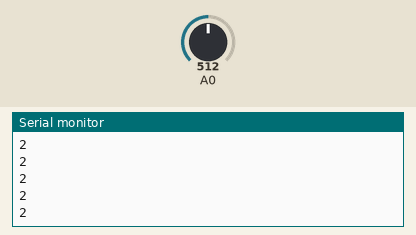
This sketch was run on a simulated Arduino Uno, built with avr-gcc and run on an emulated ATmega328P. Parts: the last lines printed to the serial monitor. The test bench sets the inputs (shaded band); at power-on: A0 = 512.

Above: at 1.2 s.
1.3 s: A0 set to 716
At 1.68 s:
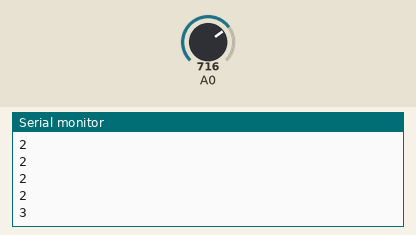
2.8 s: A0 set to 900
At 2.93 s:
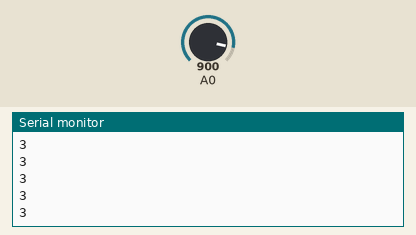
Timing chart, 0 to 5.8 s (numbered marks = the images above; inputs shaded):
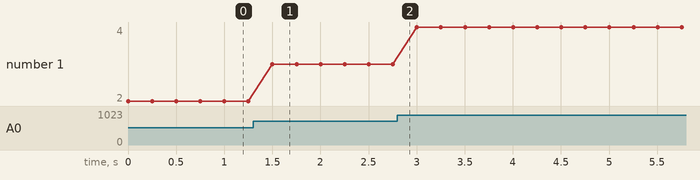

The sketch:

INPUT.ino
```cpp
int il;
int j;
void setup() {
 Serial.begin(9600);
pinMode(A0,INPUT);
}

void loop() {
  il = analogRead(A0);
  j = (5./1023.*il);
  Serial.println(j);
delay(250);
}
```

Measured:
- after the input at 1.3 s, the serial monitor: prints a new line after 0.20 s (image 1)
- plotted number 1: 2 → 3 after the input at 1.3 s, 3 → 4 after the input at 2.8 s
